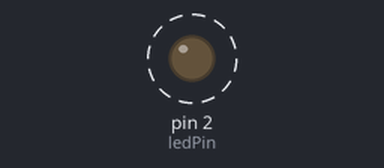
Bench run of a sketch on a simulated Arduino Uno, built with avr-gcc and run on an emulated ATmega328P. Parts: output pins drawn as LEDs (lit = HIGH). Dashed ring = blinking. What the sketch prints to the serial monitor is not drawn.

Above: at 0.2 s.
Timing chart, 0 to 3.0 s (numbered marks = the images above):
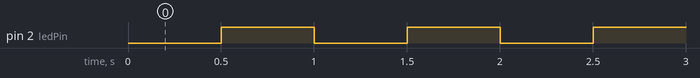

The sketch:

led_1hz.ino
```cpp
const int ledPin = 2;
unsigned long previousMillis = 0;
const unsigned long interval = 500;
bool ledState = LOW;

void setup() {
  Serial.begin(115200);
  pinMode(ledPin, OUTPUT);
}

void loop() {
  unsigned long currentMillis = millis();
  if (currentMillis - previousMillis >= interval) {
    previousMillis = currentMillis;
    ledState = !ledState;
    digitalWrite(ledPin, ledState);
    Serial.print("LED状态: ");
    Serial.println(ledState ? "ON" : "OFF");
  }
}
```

Measured:
- by itself, pin 2 (ledPin): alternates HIGH for 0.50 s and LOW for 0.50 s
